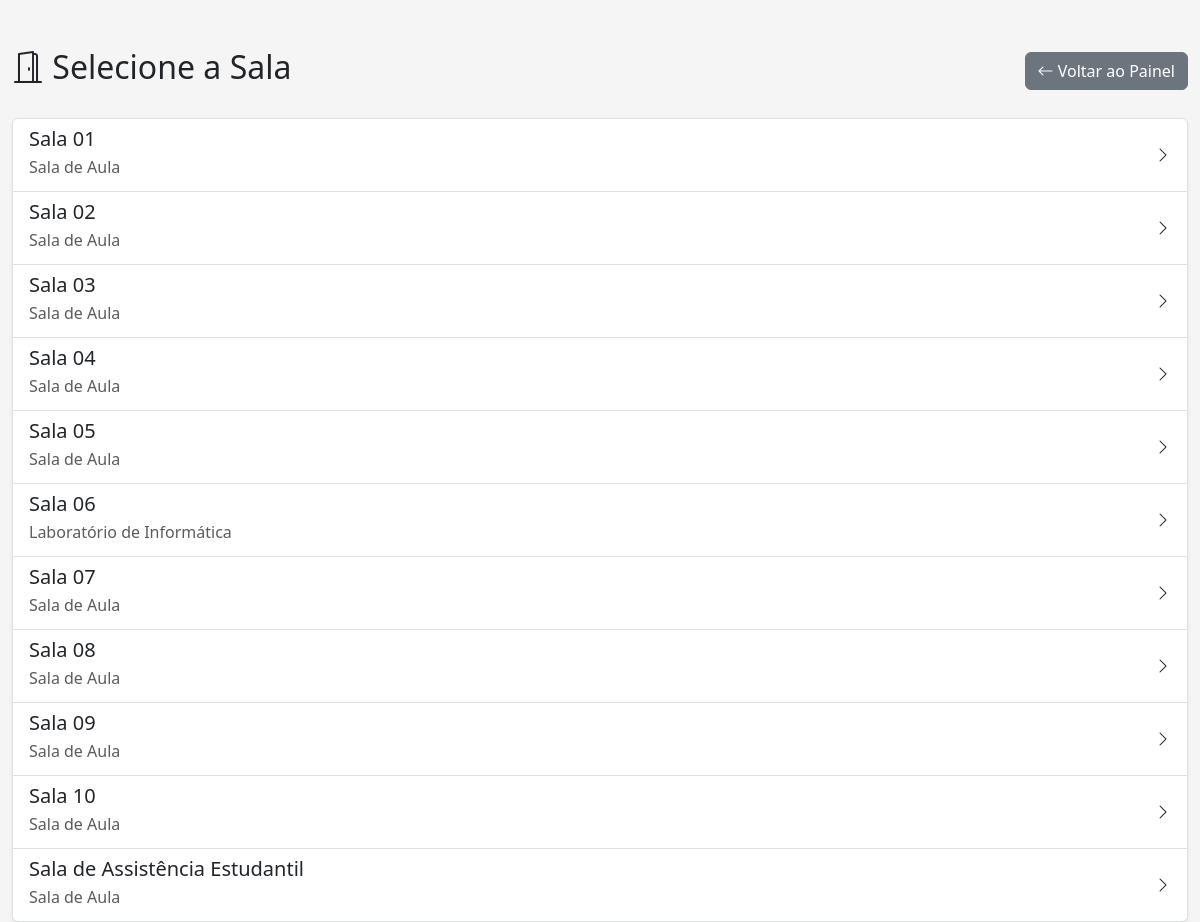
/public/user/alas.php (signed in), run on the app's committed database.
### tables this page shows
CREATE TABLE `ala` (
  `id` int(11) NOT NULL AUTO_INCREMENT,
  `nome` varchar(100) NOT NULL,
  `descricao` text DEFAULT NULL,
  `status` enum('ativo','inativo') DEFAULT 'ativo',
  `created_at` timestamp NOT NULL DEFAULT current_timestamp(),
  `updated_at` timestamp NOT NULL DEFAULT current_timestamp() ON UPDATE current_timestamp(),
  PRIMARY KEY (`id`)
);

### public/user/alas.php (the view, shortened to what this page needs)
<?php
require_once '../../app/config/auth_user.php';
$query = "SELECT id, nome, descricao FROM ala ORDER BY nome ASC";
$result = mysqli_query($conn, $query);
$alas = mysqli_fetch_all($result, MYSQLI_ASSOC);
include_once '../../app/views/includes/header.php';
?>
<div class="container mt-5">
    <div class="d-flex justify-content-between align-items-center mb-4">
        <h2><i class="bi bi-door-open"></i> Selecione a Sala</h2>
        <a href="index.php" class="btn btn-secondary"><i class="bi bi-arrow-left"></i> Voltar ao Painel</a>
    </div>
    <div class="list-group shadow-sm">
        <?php if (count($alas) > 0): ?>
            <?php foreach ($alas as $ala): ?>
                <a href="equipamentos.php?ala_id=<?php echo $ala['id']; ?>" class="list-group-item list-group-item-action d-flex justify-content-between align-items-center">
                    <div>
                        <h5 class="mb-1"><?php echo htmlspecialchars($ala['nome']); ?></h5>
                        <p class="mb-1 text-muted"><?php echo htmlspecialchars($ala['descricao']); ?></p>
                    </div>
                    <i class="bi bi-chevron-right"></i>
                </a>
            <?php endforeach; ?>
        <?php else: ?>
            <div class="list-group-item">
                <p class="text-center text-muted mb-0">Nenhuma sala encontrada. Por favor, contate um administrador.</p>
            </div>
        <?php endif; ?>
    </div>
</div>
<?php
include_once '../../app/views/includes/footer.php';
?>

### assets/css/style.css (style rules this page uses)
:root { --primary-color: #0d6efd; --secondary-color: #6c757d; --success-color: #198754; --danger-color: #dc3545; --warning-color: #ffc107; --info-color: #0dcaf0; --light-color: #f8f9fa; --dark-color: #212529; }
body { font-family: "Segoe UI", Tahoma, Geneva, Verdana, sans-serif; background-color: #f5f5f5; }
.container { max-width: 4600px; width: 100%; box-sizing: border-box; }

### data on the page
ala: nome "Sala 01", descricao "Sala de Aula"
ala: nome "Sala 02", descricao "Sala de Aula"
ala: nome "Sala 03", descricao "Sala de Aula"
ala: nome "Sala 04", descricao "Sala de Aula"
ala: nome "Sala 05", descricao "Sala de Aula"
ala: nome "Sala 06", descricao "Laboratório de Informática"
ala: nome "Sala 07", descricao "Sala de Aula"
ala: nome "Sala 08", descricao "Sala de Aula"
ala: nome "Sala 09", descricao "Sala de Aula"
ala: nome "Sala 10", descricao "Sala de Aula"
ala: nome "Sala de Assistência Estudantil", descricao "Sala de Aula"
